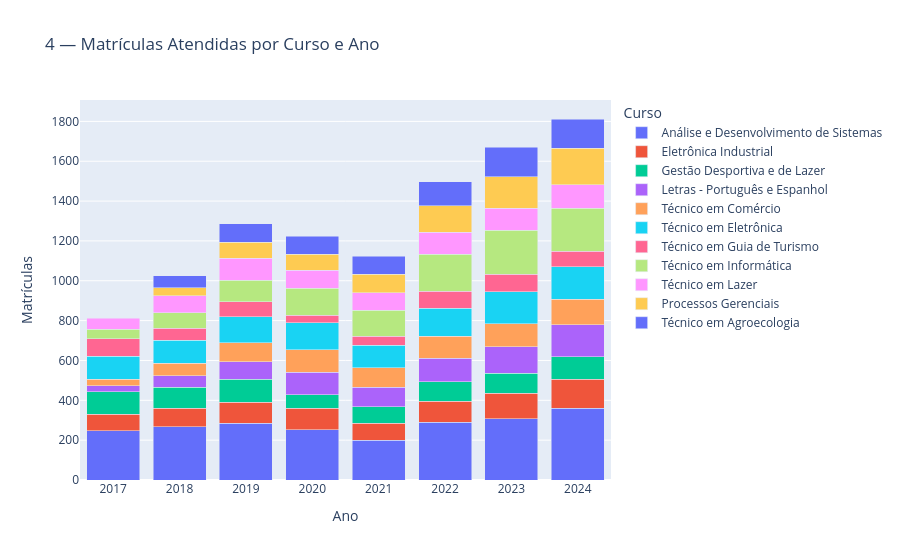

Notebook code cell kept with this figure:
### Code cell
# Gráfico 4: Matrículas atendidas por curso e ano

mat_curso_ano = (
    df_dados_tratados.groupby(["Ano", "Nome de Curso"])["Código da Matricula"]
    .count()
    .reset_index(name="Qtd")
)

fig_g4 = px.bar(
    mat_curso_ano,
    x="Ano",
    y="Qtd",
    color="Nome de Curso",
    barmode="stack",
    title="4 — Matrículas Atendidas por Curso e Ano",
    labels={"Qtd": "Matrículas", "Nome de Curso": "Curso"},
)
fig_g4.update_xaxes(tickmode="linear", dtick=1)
fig_g4.show()

### Figure 1 — Plotly figure (JSON) as saved in the notebook; plotly's stock layout.template omitted (floating-point values rounded to 4 significant figures)
{"data": [{"hovertemplate": "Curso=Análise e Desenvolvimento de Sistemas<br>Ano=%{x}<br>Matrículas=%{y}<extra></extra>", "legendgroup": "Análise e Desenvolvimento de Sistemas", "marker": {"color": "#636efa", "pattern": {"shape": ""}}, "name": "Análise e Desenvolvimento de Sistemas", "orientation": "v", "showlegend": true, "textposition": "auto", "type": "bar", "x": [2017, 2018, 2019, 2020, 2021, 2022, 2023, 2024], "xaxis": "x", "y": [247, 267, 285, 252, 200, 291, 308, 359], "yaxis": "y"}, {"hovertemplate": "Curso=Eletrônica Industrial<br>Ano=%{x}<br>Matrículas=%{y}<extra></extra>", "legendgroup": "Eletrônica Industrial", "marker": {"color": "#EF553B", "pattern": {"shape": ""}}, "name": "Eletrônica Industrial", "orientation": "v", "showlegend": true, "textposition": "auto", "type": "bar", "x": [2017, 2018, 2019, 2020, 2021, 2022, 2023, 2024], "xaxis": "x", "y": [84, 93, 105, 109, 84, 105, 127, 147], "yaxis": "y"}, {"hovertemplate": "Curso=Gestão Desportiva e de Lazer<br>Ano=%{x}<br>Matrículas=%{y}<extra></extra>", "legendgroup": "Gestão Desportiva e de Lazer", "marker": {"color": "#00cc96", "pattern": {"shape": ""}}, "name": "Gestão Desportiva e de Lazer", "orientation": "v", "showlegend": true, "textposition": "auto", "type": "bar", "x": [2017, 2018, 2019, 2020, 2021, 2022, 2023, 2024], "xaxis": "x", "y": [112, 106, 115, 68, 84, 97, 102, 113], "yaxis": "y"}, {"hovertemplate": "Curso=Letras - Português e Espanhol<br>Ano=%{x}<br>Matrículas=%{y}<extra></extra>", "legendgroup": "Letras - Português e Espanhol", "marker": {"color": "#ab63fa", "pattern": {"shape": ""}}, "name": "Letras - Português e Espanhol", "orientation": "v", "showlegend": true, "textposition": "auto", "type": "bar", "x": [2017, 2018, 2019, 2020, 2021, 2022, 2023, 2024], "xaxis": "x", "y": [30, 58, 89, 111, 97, 119, 132, 161], "yaxis": "y"}, {"hovertemplate": "Curso=Técnico em Comércio<br>Ano=%{x}<br>Matrículas=%{y}<extra></extra>", "legendgroup": "Técnico em Comércio", "marker": {"color": "#FFA15A", "pattern": {"shape": ""}}, "name": "Técnico em Comércio", "orientation": "v", "showlegend": true, "textposition": "auto", "type": "bar", "x": [2017, 2018, 2019, 2020, 2021, 2022, 2023, 2024], "xaxis": "x", "y": [33, 63, 94, 113, 99, 109, 116, 127], "yaxis": "y"}, {"hovertemplate": "Curso=Técnico em Eletrônica<br>Ano=%{x}<br>Matrículas=%{y}<extra></extra>", "legendgroup": "Técnico em Eletrônica", "marker": {"color": "#19d3f3", "pattern": {"shape": ""}}, "name": "Técnico em Eletrônica", "orientation": "v", "showlegend": true, "textposition": "auto", "type": "bar", "x": [2017, 2018, 2019, 2020, 2021, 2022, 2023, 2024], "xaxis": "x", "y": [115, 115, 131, 137, 112, 142, 159, 164], "yaxis": "y"}, {"hovertemplate": "Curso=Técnico em Guia de Turismo<br>Ano=%{x}<br>Matrículas=%{y}<extra></extra>", "legendgroup": "Técnico em Guia de Turismo", "marker": {"color": "#FF6692", "pattern": {"shape": ""}}, "name": "Técnico em Guia de Turismo", "orientation": "v", "showlegend": true, "textposition": "auto", "type": "bar", "x": [2017, 2018, 2019, 2020, 2021, 2022, 2023, 2024], "xaxis": "x", "y": [87, 59, 76, 37, 45, 85, 88, 77], "yaxis": "y"}, {"hovertemplate": "Curso=Técnico em Informática<br>Ano=%{x}<br>Matrículas=%{y}<extra></extra>", "legendgroup": "Técnico em Informática", "marker": {"color": "#B6E880", "pattern": {"shape": ""}}, "name": "Técnico em Informática", "orientation": "v", "showlegend": true, "textposition": "auto", "type": "bar", "x": [2017, 2018, 2019, 2020, 2021, 2022, 2023, 2024], "xaxis": "x", "y": [48, 79, 108, 135, 132, 185, 221, 217], "yaxis": "y"}, {"hovertemplate": "Curso=Técnico em Lazer<br>Ano=%{x}<br>Matrículas=%{y}<extra></extra>", "legendgroup": "Técnico em Lazer", "marker": {"color": "#FF97FF", "pattern": {"shape": ""}}, "name": "Técnico em Lazer", "orientation": "v", "showlegend": true, "textposition": "auto", "type": "bar", "x": [2017, 2018, 2019, 2020, 2021, 2022, 2023, 2024], "xaxis": "x", "y": [55, 85, 110, 92, 88, 110, 112, 117], "yaxis": "y"}, {"hovertemplate": "Curso=Processos Gerenciais<br>Ano=%{x}<br>Matrículas=%{y}<extra></extra>", "legendgroup": "Processos Gerenciais", "marker": {"color": "#FECB52", "pattern": {"shape": ""}}, "name": "Processos Gerenciais", "orientation": "v", "showlegend": true, "textposition": "auto", "type": "bar", "x": [2018, 2019, 2020, 2021, 2022, 2023, 2024], "xaxis": "x", "y": [40, 80, 78, 92, 133, 157, 184], "yaxis": "y"}, {"hovertemplate": "Curso=Técnico em Agroecologia<br>Ano=%{x}<br>Matrículas=%{y}<extra></extra>", "legendgroup": "Técnico em Agroecologia", "marker": {"color": "#636efa", "pattern": {"shape": ""}}, "name": "Técnico em Agroecologia", "orientation": "v", "showlegend": true, "textposition": "auto", "type": "bar", "x": [2018, 2019, 2020, 2021, 2022, 2023, 2024], "xaxis": "x", "y": [61, 92, 91, 89, 121, 147, 146], "yaxis": "y"}], "layout": {"barmode": "stack", "legend": {"title": {"text": "Curso"}, "tracegroupgap": 0}, "title": {"text": "4 — Matrículas Atendidas por Curso e Ano"}, "xaxis": {"anchor": "y", "domain": [0, 1], "dtick": 1, "tickmode": "linear", "title": {"text": "Ano"}}, "yaxis": {"anchor": "x", "domain": [0, 1], "title": {"text": "Matrículas"}}}}
